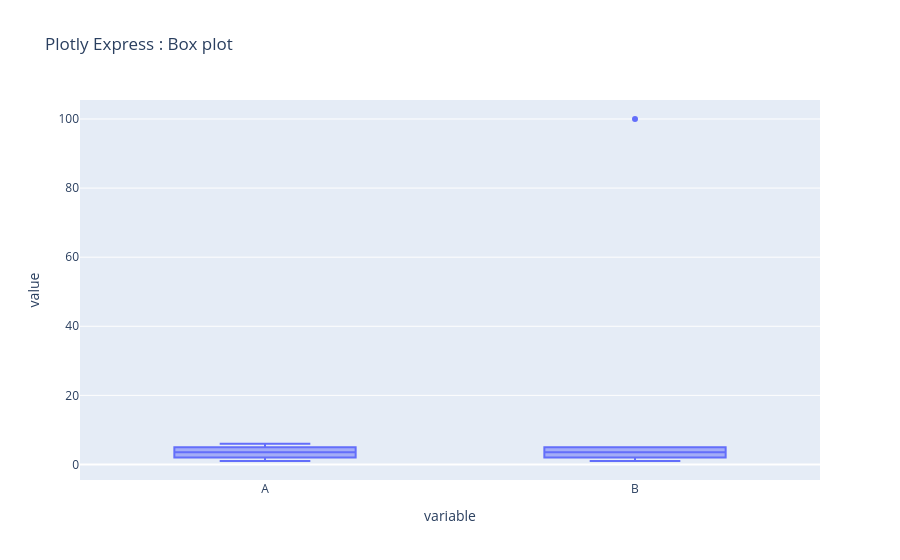

Here is the notebook cell this chart was saved with:
### Code cell
import plotly.express as px 

fig = px.box(
    df,
    y = ["A", "B"],
    title = "Plotly Express : Box plot"
)

fig.show()

### Figure 1 — Plotly figure (JSON) as saved in the notebook; plotly's stock layout.template omitted (floating-point values rounded to 4 significant figures)
{"data": [{"alignmentgroup": "True", "hovertemplate": "variable=%{x}<br>value=%{y}<extra></extra>", "legendgroup": "", "marker": {"color": "#636efa"}, "name": "", "notched": false, "offsetgroup": "", "orientation": "v", "showlegend": false, "type": "box", "x": ["A", "A", "A", "A", "A", "A", "B", "B", "B", "B", "B", "B"], "x0": " ", "xaxis": "x", "y": [1, 2, 3, 4, 5, 6, 1, 2, 3, 4, 5, 100], "y0": " ", "yaxis": "y"}], "layout": {"boxmode": "group", "legend": {"tracegroupgap": 0}, "title": {"text": "Plotly Express : Box plot"}, "xaxis": {"anchor": "y", "domain": [0, 1], "title": {"text": "variable"}}, "yaxis": {"anchor": "x", "domain": [0, 1], "title": {"text": "value"}}}}
